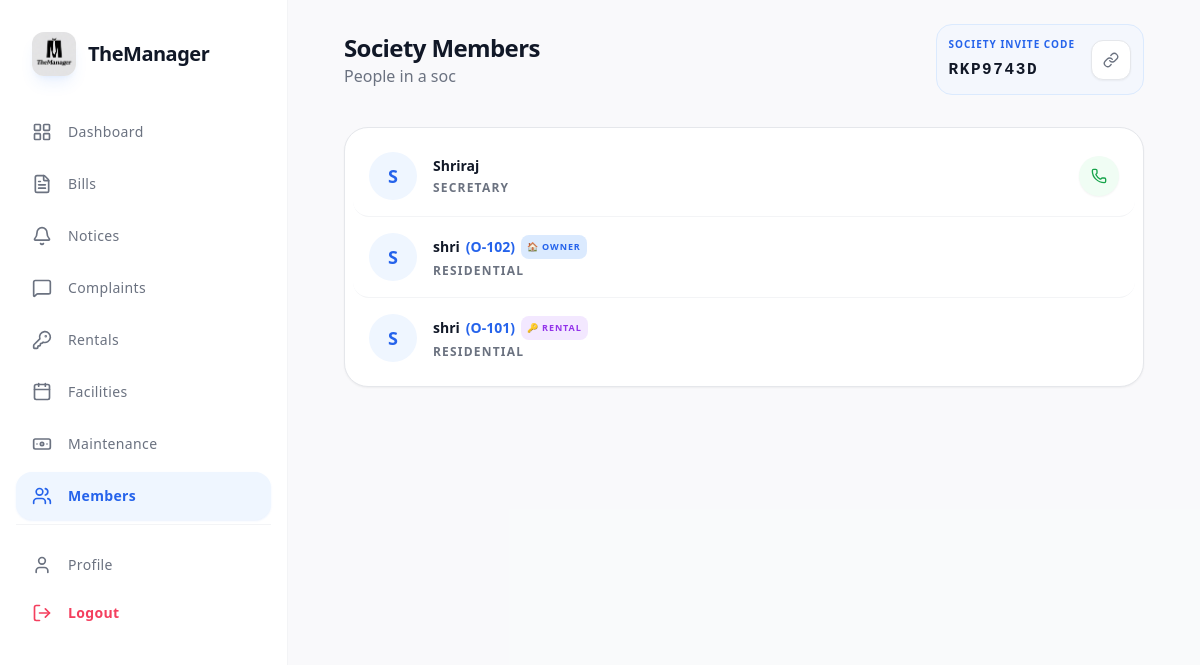
The app's page /members/ (signed in) with its own data.
### core/models.py (models this page shows, shortened)
class User(AbstractUser):
    ROLE_CHOICES = (
        ('secretary', 'Secretary'),
        ('company', 'Company'),
        ('resident', 'Residential'),
        ('watchman', 'Watchman'),
    )
    RESIDENT_ROLE_CHOICES = (
        ('owner', 'Owner'),
        ('rental', 'Rental'),
    )
    role = models.CharField(max_length=20, choices=ROLE_CHOICES, default='resident')
    resident_role = models.CharField(max_length=10, choices=RESIDENT_ROLE_CHOICES, default='owner', blank=True, null=True)
    mobile_number = models.CharField(max_length=15, blank=True, null=True)
    society_name = models.CharField(max_length=200, blank=True, null=True)
    upi_id = models.CharField(max_length=100, blank=True, null=True)
    upi_name = models.CharField(max_length=200, blank=True, null=True)
    unit_number = models.CharField(max_length=20, blank=True, null=True)
    owner = models.ForeignKey('self', on_delete=models.SET_NULL, null=True, blank=True, related_name='rentals', limit_choices_to={'resident_role': 'owner'})
    has_seen_welcome = models.BooleanField(default=False)

class InviteCode(models.Model):
    code = models.CharField(max_length=20, unique=True, default=generate_invite_code)
    society_name = models.CharField(max_length=200)
    company = models.ForeignKey(User, on_delete=models.CASCADE, limit_choices_to={'role': 'company'}, related_name='invite_codes')
    maintenance_qr = models.ImageField(upload_to='maintenance_qrs/', blank=True, null=True)
    created_at = models.DateTimeField(auto_now_add=True)

### core/views.py (the view, shortened to what this page needs)
# urls.py: path('members/', views.members_view, name='members'),
@login_required
def members_view(request):
    if request.user.role == 'company':
        from .models import InviteCode
        invite_codes = InviteCode.objects.filter(company=request.user)
        return render(request, 'core/company_members.html', {'societies': invite_codes})
    else:
        society_name = request.user.society_name
        members = User.objects.filter(society_name=society_name).exclude(id=request.user.id)
        from resident.models import Bill
        from decimal import Decimal
        from datetime import date
        today = date.today()
        for member in members:
            pending_bills = member.bills.filter(status='Pending')
            total = Decimal('0.00')
            member.pending_amount = total
            member.pending_count = pending_bills.count()
        from .models import InviteCode
        invite_obj = InviteCode.objects.filter(society_name=society_name).first()
        invite_code = invite_obj.code if invite_obj else None
        return render(request, 'core/society_members.html', {
            'members': members,
            'society_name': society_name,
            'invite_code': invite_code
        })

### core/templates/core/society_members.html (shortened to what this page needs)
{% extends 'base.html' %}
{% block content %}
<div class="flex flex-col flex-1 max-w-4xl mx-auto w-full p-6">
    <div class="flex flex-col md:flex-row justify-between items-start md:items-center mb-8 gap-4">
        <div>
            <h1 class="text-2xl font-extrabold text-textdark tracking-tight">Society Members</h1>
            <p class="text-muted font-medium">People in {{ society_name }}</p>
        </div>
        {% if invite_code %}
        <div class="bg-blue-50/50 border border-blue-100 rounded-2xl p-3 flex items-center gap-4">
            <div>
                <p class="text-[10px] font-black uppercase text-primary tracking-widest mb-1">Society Invite Code</p>
                <span class="font-mono font-bold text-textdark tracking-widest select-all">{{ invite_code }}</span>
            </div>
            <button onclick="copyInviteLink('{{ invite_code }}')" class="w-10 h-10 bg-white hover:bg-gray-50 text-muted hover:text-primary rounded-xl flex items-center justify-center border border-bordercolor transition-colors shadow-sm" title="Copy Invite Link">
                <i data-lucide="link" class="w-4 h-4"></i>
            </button>
        </div>
        {% endif %}
    </div>
    <div class="bg-card border border-bordercolor rounded-3xl p-2 shadow-sm">
        {% for member in members %}
        <div class="p-4 hover:bg-gray-50 rounded-2xl transition-all border-b border-gray-100 last:border-0 flex justify-between items-center group">
            <div class="flex items-center gap-4">
                <div class="w-12 h-12 bg-blue-50 text-primary rounded-full flex items-center justify-center font-bold text-lg">
                    {{ member.first_name|default:member.username|make_list|first|upper }}
                </div>
                <div>
                    <p class="text-sm font-extrabold text-textdark flex items-center gap-1.5 flex-wrap">
                        {{ member.first_name|default:member.username }}
                        {% if member.unit_number %}
                        <span class="text-primary">({{ member.unit_number }})</span>
                        {% endif %}
                        {% if member.role == 'resident' %}
                            {% if member.resident_role == 'owner' %}
                            <span class="text-[9px] font-black uppercase tracking-widest bg-blue-100 text-blue-600 px-1.5 py-0.5 rounded-lg">🏠 Owner</span>
                            {% elif member.resident_role == 'rental' %}
                            <span class="text-[9px] font-black uppercase tracking-widest bg-purple-100 text-purple-600 px-1.5 py-0.5 rounded-lg">🔑 Rental</span>
                            {% endif %}
                        {% endif %}
                    </p>
                    <p class="text-xs font-bold text-muted mt-1 uppercase tracking-widest">
                        {{ member.get_role_display }}
                    </p>
                </div>
            </div>
            {% if member.mobile_number %}
                {% if request.user.role == 'secretary' or member.role == 'secretary' %}
                <a href="tel:{{ member.mobile_number }}" class="w-10 h-10 bg-green-50 hover:bg-green-100 text-green-600 rounded-full flex items-center justify-center transition-colors shadow-sm" title="Call Member">
                    <i data-lucide="phone" class="w-4 h-4"></i>
                </a>
                {% endif %}
            {% endif %}
        </div>
        {% endfor %}
    </div>
</div>
{% endblock %}

### records on screen
User: society_name "a soc"
InviteCode: code "RKP9743D"
User: first_name|make_list "S", first_name "Shriraj", role "SECRETARY"
User: first_name|make_list "S", first_name "shri", unit_number "O-102", resident_role "🏠 OWNER", role "RESIDENTIAL"
User: first_name|make_list "S", first_name "shri", unit_number "O-101", resident_role "🔑 RENTAL", role "RESIDENTIAL"
